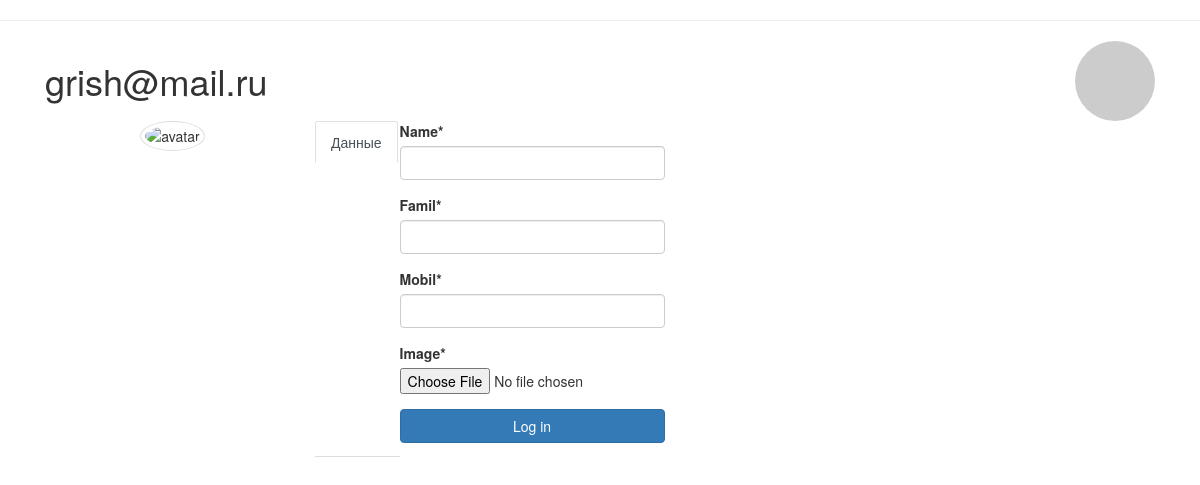
The app's page /lk/ (signed in), older data.
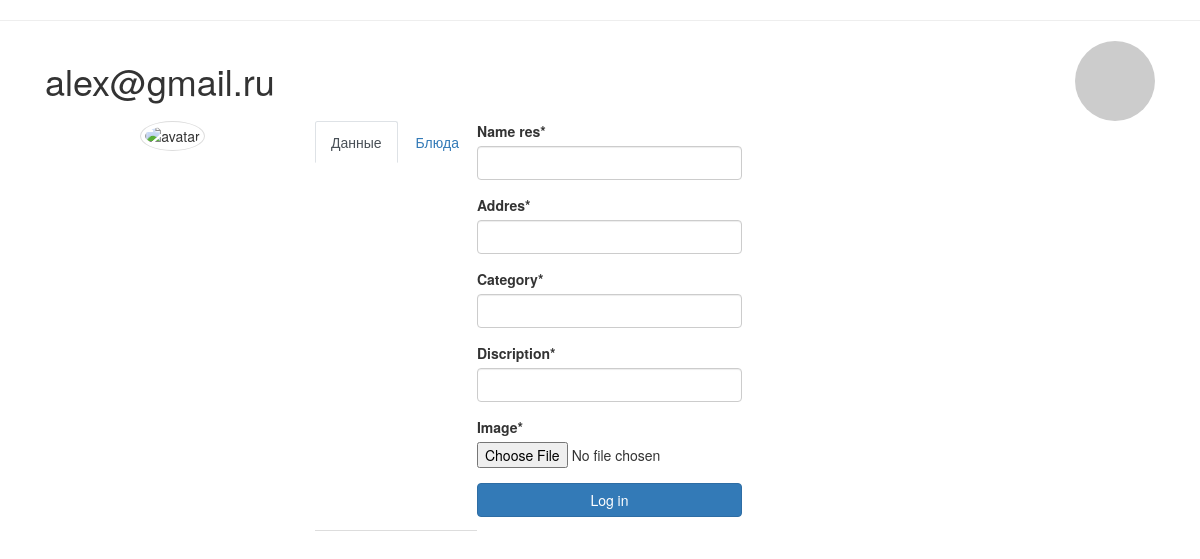
The same page, newer data.
### register/models.py (models this page shows)
class User(AbstractUser):
    role = (
    ('client', 'Клиент'),
    ('REST', 'Ресторан'),
    ('Cour', 'Курьер')
)
    username = None
    email = models.EmailField(_('Email'), unique=True)
    role = models.CharField('Тип записи', max_length=20, choices=role)
    USERNAME_FIELD = 'email'
    REQUIRED_FIELDS = []
    objects = UserManager()

### register/views.py (the view)
# urls.py: path('lk/', LkRender, name="LkRender")
@login_required
def LkRender(request):
    user = User.objects.get(pk=request.user.pk)
    if request.method == 'POST':
        courier_form = LkFormCourier()
        client_form = LkFormClient()
        rest_form = LkForm()
        if 'dataform' in request.POST:
            courier_form = LkFormCourier()
            client_form = LkFormClient()
            rest_form = LkForm()
            food_form = LkFormFood()
            if (user.role =='Cour'):
                courier_form = LkFormCourier(request.POST)
            if (user.role =='client'):
                client_form = LkFormClient(request.POST, request.FILES)
            if (user.role =='REST'):
                rest_form = LkForm(request.POST, request.FILES)
            if courier_form.is_valid():
                courier = user.courier
                courier.name = request.POST.get("name")
                courier.famil = request.POST.get("famil")
                courier.status = 1
                courier.save()
            if client_form.is_valid():
                client = user.client
                client.name = request.POST.get("name")
                client.famil = request.POST.get("famil")
                client.mobil = request.POST.get("mobil")
                client.image = client_form.cleaned_data['image']
                client.save()
            if rest_form.is_valid():
                rest = user.rest
                rest.name_res = request.POST.get("name_res")
                rest.addres = request.POST.get("addres")
                rest.category = request.POST.get("category")
                rest.discription = request.POST.get("discription")
                rest.image = rest_form.cleaned_data['image']
                rest.slug = slugify(rest.name_res)
                rest.save()
        elif 'foodform' in request.POST:
            food_form = LkFormFood(request.POST, request.FILES)
            courier_form = LkFormCourier()
            client_form = LkFormClient()
            rest_form = LkForm()
            if food_form.is_valid():
                food = Food()
                food.name = request.POST.get("name")
                food.category = request.POST.get("category")
                food.price = request.POST.get("price")
                food.image = food_form.cleaned_data['image']
                user.rest.food_set.add(food, bulk =False)
                user.rest.save()
                food.save()
    else:
        courier_form = LkFormCourier()
        client_form = LkFormClient()
        rest_form = LkForm()
        food_form = LkFormFood()
    return render(request, 'lk.html', {'lkform': rest_form, 'lkformcourier': courier_form, 'lkformclient': client_form, 'foodform': food_form })

### register/forms.py
class LkForm(forms.ModelForm):
  class Meta:
        model = Rest
        fields = ('name_res',  'addres', 'category', 'discription', 'image')
  def __init__(self, *args, **kwargs):
        super(LkForm, self).__init__(*args, **kwargs)
        self.fields['image'].required = True

class LkFormCourier(forms.ModelForm):
  class Meta:
        model = Courier
        fields = ('name',  'famil')

### templates/lk/lk.html (shortened to what this page needs)
<link href="//maxcdn.bootstrapcdn.com/bootstrap/4.1.1/css/bootstrap.min.css" rel="stylesheet" id="bootstrap-css">
<link href="//maxcdn.bootstrapcdn.com/bootstrap/4.0.0/css/bootstrap.min.css" rel="stylesheet" id="bootstrap-css">
{% load crispy_forms_tags %}
<head>
  <link rel="stylesheet" href="https://maxcdn.bootstrapcdn.com/bootstrap/3.3.7/css/bootstrap.min.css">
</head>
<hr>
<div class="container bootstrap snippet">
    <div class="row">
  		<div class="col-sm-10"><h1>{{user.email}}</h1></div>
    	<div class="col-sm-2"><a href="{% url 'logout' %}" class="pull-right"><img title="profile image" class="img-circle img-responsive" src="http://www.gravatar.com/avatar/28fd20ccec6865e2d5f0e1f4446eb7bf?s=100"></a></div>
    </div>
    <div class="row">
  		<div class="col-sm-3">
               <div class="text-center">
        <img src="{{user.client.image.url}}" class="avatar img-circle img-thumbnail" alt="avatar">
      </div></hr><br>
        </div>
            <ul class="nav nav-tabs">
          <li class="nav-item">
            <a class="nav-link active" data-toggle="tab" href="#editdata">Данные</a>
          </li>
          {% if user.role == 'REST' %}
          <li class="nav-item">
            <a class="nav-link" data-toggle="tab" href="#food">Блюда</a>
          </li>
          {% endif %}
        </ul>
        <div class="tab-content">
  <div class="tab-pane fade show active" id="editdata">
  <form action="." method="post" enctype="multipart/form-data">
                {% if user.role == 'REST' %}
                  <div> {{ lkform|crispy }} </div>
                {%elif user.role == 'Cour'%}
                  <div> {{ lkformcourier|crispy }} </div>
                {%else%}
                  <div> {{ lkformclient|crispy }} </div>
                {% endif %}
                <button type="submit" name="dataform" class="btn btn-primary btn-block">Log in</button>
</form>
  </div>
  </div>
</div>
    </div>
    </div>

Row changes from the older to the newer data that the page shows:
changed User: email "grish@mail.ru" → "alex@gmail.ru"; role "green" → "REST" (drawn)
Text that changed along with them:
text no longer shown: "Name * Famil * Mobil * Image *"
text now shown: "Блюда Name res * Addres * Category * Discription * Image *"
